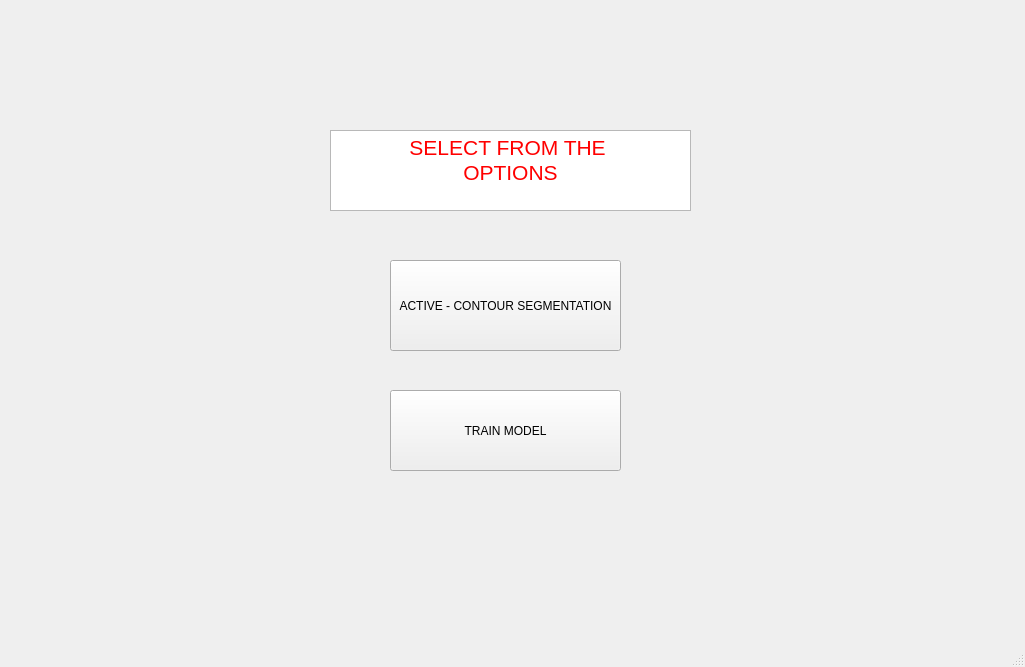
<?xml version="1.0" encoding="UTF-8"?>
<ui version="4.0">
 <class>MainWindow</class>
 <widget class="QMainWindow" name="MainWindow">
  <property name="geometry">
   <rect>
    <x>0</x>
    <y>0</y>
    <width>1025</width>
    <height>667</height>
   </rect>
  </property>
  <property name="windowTitle">
   <string>MainWindow</string>
  </property>
  <widget class="QWidget" name="centralwidget">
   <widget class="QPushButton" name="segment">
    <property name="geometry">
     <rect>
      <x>390</x>
      <y>260</y>
      <width>231</width>
      <height>91</height>
     </rect>
    </property>
    <property name="text">
     <string>ACTIVE - CONTOUR SEGMENTATION</string>
    </property>
   </widget>
   <widget class="QPushButton" name="train">
    <property name="geometry">
     <rect>
      <x>390</x>
      <y>390</y>
      <width>231</width>
      <height>81</height>
     </rect>
    </property>
    <property name="text">
     <string>TRAIN MODEL</string>
    </property>
   </widget>
   <widget class="QTextEdit" name="heading">
    <property name="geometry">
     <rect>
      <x>330</x>
      <y>130</y>
      <width>361</width>
      <height>81</height>
     </rect>
    </property>
    <property name="html">
     <string>&lt;!DOCTYPE HTML PUBLIC &quot;-//W3C//DTD HTML 4.0//EN&quot; &quot;http://www.w3.org/TR/REC-html40/strict.dtd&quot;&gt;
&lt;html&gt;&lt;head&gt;&lt;meta name=&quot;qrichtext&quot; content=&quot;1&quot; /&gt;&lt;style type=&quot;text/css&quot;&gt;
p, li { white-space: pre-wrap; }
&lt;/style&gt;&lt;/head&gt;&lt;body style=&quot; font-family:'MS Shell Dlg 2'; font-size:7.8pt; font-weight:400; font-style:normal;&quot;&gt;
&lt;p align=&quot;center&quot; style=&quot; margin-top:0px; margin-bottom:0px; margin-left:0px; margin-right:0px; -qt-block-indent:0; text-indent:0px;&quot;&gt;&lt;span style=&quot; font-size:16pt; color:#ff0000;&quot;&gt;SELECT FROM THE &lt;/span&gt;&lt;/p&gt;
&lt;p align=&quot;center&quot; style=&quot; margin-top:0px; margin-bottom:0px; margin-left:0px; margin-right:0px; -qt-block-indent:0; text-indent:0px;&quot;&gt;&lt;span style=&quot; font-size:16pt; color:#ff0000;&quot;&gt;OPTIONS&lt;/span&gt;&lt;/p&gt;&lt;/body&gt;&lt;/html&gt;</string>
    </property>
   </widget>
  </widget>
  <widget class="QMenuBar" name="menubar">
   <property name="geometry">
    <rect>
     <x>0</x>
     <y>0</y>
     <width>1025</width>
     <height>26</height>
    </rect>
   </property>
  </widget>
  <widget class="QStatusBar" name="statusbar"/>
 </widget>
 <resources/>
 <connections/>
</ui>
